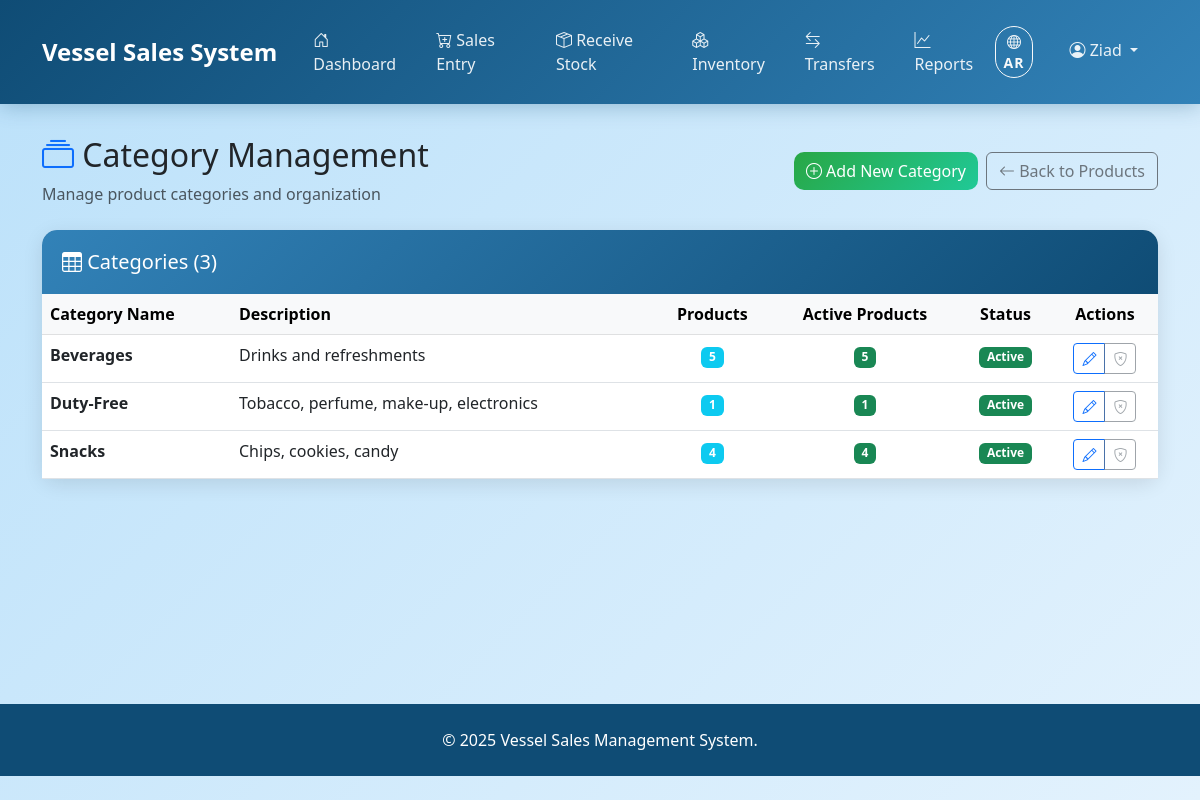
Before: /categories/manage/ (signed in) with the older database file.
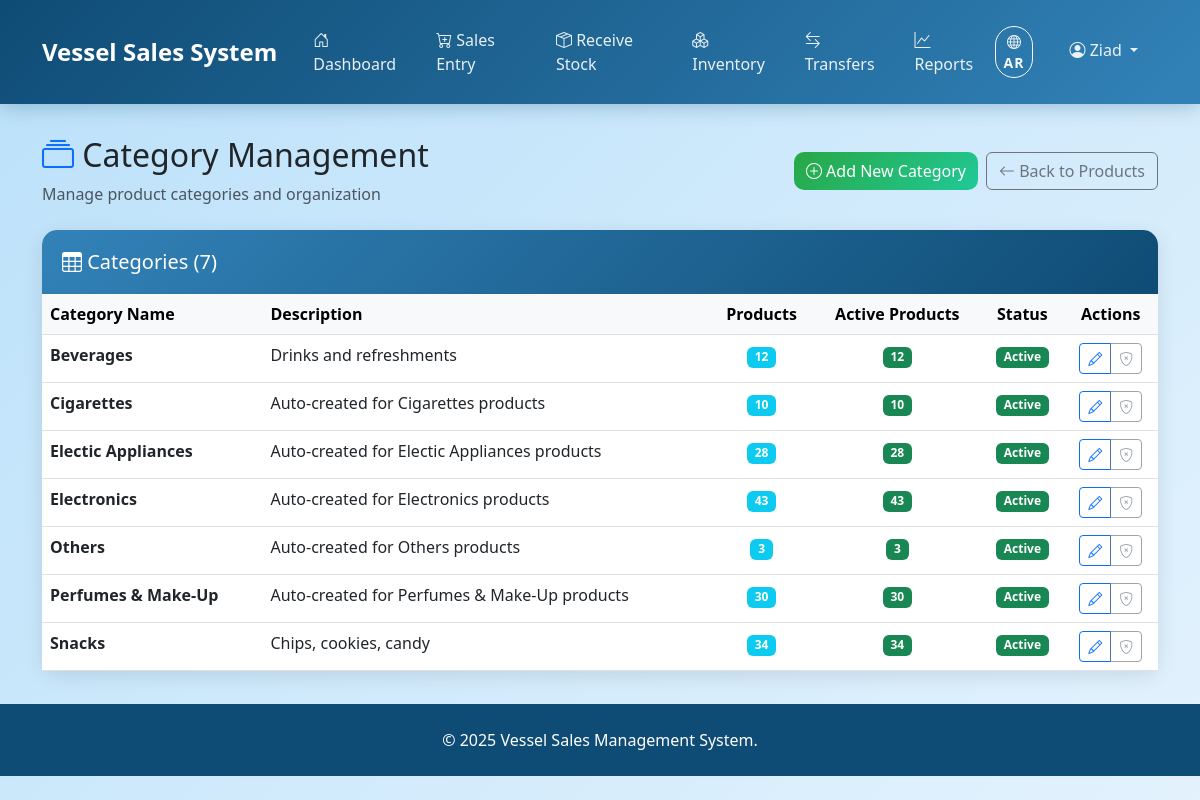
After: the same page with the newer database file.
### products/models.py (models this page shows, shortened)
class Category(models.Model):
    name = models.CharField(max_length=50, unique=True)
    description = models.TextField(blank=True)
    active = models.BooleanField(default=True)
    class Meta:
        ordering = ['name']
        verbose_name_plural = 'Categories'
        indexes = [
            models.Index(fields=['active'], name='category_active_idx'),
        ]

### frontend/category_views.py (the view)
# urls.py: path('categories/manage/', category_views.category_management, name='category_management'),
@login_required
@user_passes_test(is_admin_or_manager)
def category_management(request):
    categories = Category.objects.annotate(
        product_count=Count('product'),
        active_product_count=Count('product', filter=Q(product__active=True))
    ).order_by('name')
    context = {
        'categories': categories,
    }
    return render(request, 'frontend/category_management.html', context)

### frontend/context_processors.py (called while the page is built)
def language_context(request):
    current_language = request.session.get('preferred_language', 'en')
    is_rtl = current_language == 'ar'
    return {
        'CURRENT_LANGUAGE': current_language,
        'IS_RTL': is_rtl,
        'LANGUAGE_DIRECTION': 'rtl' if is_rtl else 'ltr',
        'AVAILABLE_LANGUAGES': [
            {'code': 'en', 'name': 'English', 'native': 'English'},
            {'code': 'ar', 'name': 'Arabic', 'native': 'العربية'},
        ]
    }

### frontend/permissions.py (called while the page is built, shortened)
def get_user_role(user):
    if not user.is_authenticated:
        return None
    if user.is_superuser:
        return UserRoles.SUPERUSER

def has_role(user, required_roles):
    if not user.is_authenticated:
        return False
    if user.is_superuser:
        return True
    if isinstance(required_roles, str):
        required_roles = [required_roles]
    user_groups = set(user.groups.values_list('name', flat=True))
    required_groups = set(required_roles)
    return bool(user_groups.intersection(required_groups))

def is_superuser_only(user):
    return user.is_authenticated and user.is_superuser

def is_admin_or_manager(user):
    return user.is_authenticated and (
        user.is_superuser or
        user.groups.filter(name__in=[UserRoles.ADMINISTRATORS, UserRoles.MANAGERS]).exists()
    )

def can_access_operations(user):
    return has_role(user, [
        UserRoles.ADMINISTRATORS,
        UserRoles.VESSEL_OPERATORS
    ])

def can_access_reports(user):
    return has_role(user, [
        UserRoles.ADMINISTRATORS,
        UserRoles.MANAGERS,
        UserRoles.INVENTORY_STAFF
    ])

def can_access_inventory(user):
    return user.is_authenticated  # All authenticated users can view inventory

def can_add_products(user):
    return has_role(user, [UserRoles.ADMINISTRATORS, UserRoles.MANAGERS])

def can_view_financials(user):
    return has_role(user, [UserRoles.ADMINISTRATORS, UserRoles.MANAGERS])

def can_edit_selling_prices(user):
    return has_role(user, [UserRoles.ADMINISTRATORS, UserRoles.MANAGERS])

def can_access_system_setup(user):
    return user.is_authenticated and user.is_superuser

### templates/frontend/category_management.html (shortened to what this page needs)
{% extends 'frontend/base.html' %}
{% block content %}
<div class="row mb-4">
    <div class="col-12">
        <div class="d-flex justify-content-between align-items-center">
            <div>
                <h2>
                    <i class="bi bi-collection text-primary"></i>
                    <span data-translate="category_management">Category Management</span>
                </h2>
                <p class="text-muted mb-0"><span data-translate="manage_product_categories">Manage product categories and organization</span></p>
            </div>
            <div class="d-flex gap-2">
                <button class="btn btn-success" onclick="showCreateCategoryModal()">
                    <i class="bi bi-plus-circle"></i> <span data-translate="add_new_category">Add New Category</span>
                </button>
                <a href="{% url 'frontend:product_management' %}" class="btn btn-outline-secondary">
                    <i class="bi bi-arrow-left"></i> <span data-translate="back_to_products">Back to Products</span>
                </a>
            </div>
        </div>
    </div>
</div>
<div class="row">
    <div class="col-12">
        <div class="card">
            <div class="card-header">
                <h5 class="mb-0">
                    <i class="bi bi-table"></i> <span data-translate="categories">Categories</span>
                    (<span data-number data-original="{{ categories|length }}">{{ categories|length }}</span>)
                </h5>
            </div>
            <div class="card-body p-0">
                <div class="table-responsive">
                    <table class="table table-hover mb-0">
                        <thead class="table-light">
                            <tr>
                                <th><span data-translate="category_name">Category Name</span></th>
                                <th><span data-translate="description">Description</span></th>
                                <th class="text-center"><span data-translate="products_count">Products</span></th>
                                <th class="text-center"><span data-translate="active_products">Active Products</span></th>
                                <th class="text-center"><span data-translate="status">Status</span></th>
                                <th class="text-center"><span data-translate="actions">Actions</span></th>
                            </tr>
                        </thead>
                        <tbody>
                            {% for category in categories %}
                            <tr>
                                <td>
                                    <strong>{{ category.name }}</strong>
                                </td>
                                <td>
                                    {% if category.description %}
                                        {{ category.description|truncatechars:50 }}
                                    {% else %}
                                        <span class="text-muted"><span data-translate="no_description">No description</span></span>
                                    {% endif %}
                                </td>
                                <td class="text-center">
                                    <span class="badge bg-info" data-number data-original="{{ category.product_count }}">{{ category.product_count }}</span>
                                </td>
                                <td class="text-center">
                                    <span class="badge bg-success" data-number data-original="{{ category.active_product_count }}">{{ category.active_product_count }}</span>
                                </td>
                                <td class="text-center">
                                    {% if category.active %}
                                    <span class="badge bg-success"><span data-translate="active">Active</span></span>
                                    {% else %}
                                    <span class="badge bg-secondary"><span data-translate="inactive">Inactive</span></span>
                                    {% endif %}
                                </td>
                                <td class="text-center">
                                    <div class="btn-group btn-group-sm">
                                        <button class="btn btn-outline-primary" onclick="editCategory({{ category.id }}, '{{ category.name|escapejs }}', '{{ category.description|escapejs }}', {{ category.active|yesno:'true,false' }})"
                                                data-translate-title="edit_category">
                                            <i class="bi bi-pencil"></i>
                                        </button>
                                        {% if category.product_count == 0 %}
                                        <button class="btn btn-outline-danger" onclick="deleteCategory({{ category.id }}, '{{ category.name|escapejs }}')"
                                                data-translate-title="delete_category">
                                            <i class="bi bi-trash"></i>
                                        </button>
                                        {% else %}
                                        <button class="btn btn-outline-secondary" disabled title="Cannot delete category with products">
                                            <i class="bi bi-shield-x"></i>
                                        </button>
                                        {% endif %}
                                    </div>
                                </td>
                            </tr>
                            {% endfor %}
                        </tbody>
                    </table>
                </div>
            </div>
        </div>
    </div>
</div>
{% endblock %}

### templates/frontend/base.html (shortened to what this page needs)
<!DOCTYPE html>
<html lang="{{ CURRENT_LANGUAGE }}" dir="{{ LANGUAGE_DIRECTION }}">
<head>
    <link href="https://cdn.jsdelivr.net/npm/bootstrap@5.3.0/dist/css/bootstrap.min.css" rel="stylesheet">
    <link href="https://cdn.jsdelivr.net/npm/bootstrap-icons@1.10.0/font/bootstrap-icons.css" rel="stylesheet">
    {% load static %}
    <link href="{% static 'frontend/css/core/variables.css' %}" rel="stylesheet">
    <link href="{% static 'frontend/css/core/base.css' %}" rel="stylesheet">
    <link href="{% static 'frontend/css/core/components.css' %}" rel="stylesheet">
    <link href="{% static 'frontend/css/layout/navigation.css' %}" rel="stylesheet">
    <link href="{% static 'frontend/css/responsive/mobile.css' %}" rel="stylesheet">
    <link href="{% static 'frontend/css/base_styles.css' %}" rel="stylesheet">
</head>
<body>
    <nav class="navbar navbar-expand-lg">
        <div class="container">
            <a class="navbar-brand" href="{% url 'frontend:dashboard' %}">
                 Vessel Sales System
            </a>
            <div class="collapse navbar-collapse" id="navbarNav">
                <ul class="navbar-nav" id="mainNavItems">
                    <li class="nav-item">
                        <a class="nav-link {% if request.resolver_match.url_name == 'dashboard' %}active{% endif %}"
                           href="{% url 'frontend:dashboard' %}">
                            <i class="bi bi-house-door"></i> <span data-translate="dashboard">Dashboard</span>
                        </a>
                    </li>
                    {% if user_permissions.can_access_operations %}
                    <li class="nav-item">
                        <a class="nav-link {% if request.resolver_match.url_name == 'sales_entry' %}active{% endif %}"
                           href="{% url 'frontend:sales_entry' %}">
                            <i class="bi bi-cart-plus"></i> <span data-translate="sales_entry">Sales Entry</span>
                        </a>
                    </li>
                    {% endif %}
                    {% if user_permissions.can_access_operations %}
                    <li class="nav-item">
                        <a class="nav-link {% if request.resolver_match.url_name == 'supply_entry' %}active{% endif %}"
                        href="{% url 'frontend:supply_entry' %}">
                            <i class="bi bi-box-seam"></i> <span data-translate="receive_stock">Receive Stock</span>
                        </a>
                    </li>
                    {% endif %}
                    {% if user_permissions.can_access_inventory %}
                    <li class="nav-item">
                        <a class="nav-link {% if request.resolver_match.url_name == 'inventory_check' %}active{% endif %}"
                           href="{% url 'frontend:inventory_check' %}">
                            <i class="bi bi-boxes"></i> <span data-translate="inventory">Inventory</span>
                        </a>
                    </li>
                    {% endif %}
                    {% if user_permissions.can_access_operations %}
                    <li class="nav-item">
                        <a class="nav-link {% if request.resolver_match.url_name == 'transfer_entry' %}active{% endif %}"
                           href="{% url 'frontend:transfer_entry' %}">
                            <i class="bi bi-arrow-left-right"></i> <span data-translate="transfers">Transfers</span>
                        </a>
                    </li>
                    {% endif %}
                    {% if user_permissions.can_access_reports %}
                    <li class="nav-item">
                        <a class="nav-link {% if 'reports' in request.resolver_match.url_name %}active{% endif %}"
                           href="{% url 'frontend:reports_dashboard' %}">
                            <i class="bi bi-graph-up"></i> <span data-translate="reports">Reports</span>
                        </a>
                    </li>
                    {% endif %}
                </ul>
                <ul class="navbar-nav" id="userNavItems">
                    <li class="nav-item">
                        <button class="btn btn-outline-light btn-sm me-3" id="languageToggle" onclick="toggleLanguage()">
                            <i class="bi bi-globe"></i>
                            <span id="currentLangText">AR</span>
                        </button>
                    </li>
                    <li class="nav-item dropdown">
                        <a class="nav-link dropdown-toggle" href="#" id="navbarDropdown" role="button" data-bs-toggle="dropdown">
                            <i class="bi bi-person-circle"></i> {{ user.username }}
                        </a>
                    </li>
                </ul>
            </div>
        </div>
    </nav>
    <div class="main-content">
        <div class="container">
            {% block content %}{% endblock %}
        </div>
    </div>
    <footer class="footer">
        <div class="container">
            <p class="mb-0">&copy; 2025 Vessel Sales Management System.</p>
        </div>
    </footer>
</body>
</html>

### frontend/static/frontend/css/core/variables.css (style rules this page uses)
:root { --primary-blue: #0f4c75; --secondary-blue: #3282b8; --accent-blue: #bbe1fa; --success-green: #28a745; --warning-orange: #fd7e14; --danger-red: #dc3545; --light-gray: #f8f9fa; --dark-gray: #6c757d; }

### frontend/static/frontend/css/core/base.css (style rules this page uses)
body { font-family: 'Segoe UI', Tahoma, Geneva, Verdana, sans-serif; background: linear-gradient(135deg, var(--accent-blue) 0%, #e3f2fd 100%); min-height: 100vh; }
.main-content { padding: 2rem 0; min-height: calc(100vh - 200px); }
.footer { background: var(--primary-blue); color: white; text-align: center; padding: 1.5rem 0; margin-top: auto; }

### frontend/static/frontend/css/core/components.css (style rules this page uses)
.card { border: none; border-radius: 15px; box-shadow: 0 5px 20px rgba(0, 0, 0, 0.1); transition: all 0.3s ease; background: white; }
.card-header { border-radius: 15px 15px 0 0 !important; background: linear-gradient(135deg, var(--secondary-blue) 0%, var(--primary-blue) 100%); color: white; border: none; padding: 1.25rem; }
.btn-success { background: linear-gradient(135deg, var(--success-green) 0%, #20c997 100%); border: none; border-radius: 10px; transition: all 0.3s ease; }

### frontend/static/frontend/css/layout/navigation.css (style rules this page uses)
.navbar { background: linear-gradient(135deg, var(--primary-blue) 0%, var(--secondary-blue) 100%); box-shadow: 0 2px 20px rgba(15, 76, 117, 0.3); padding: 1rem 0; }
.navbar-brand { font-weight: bold; font-size: 1.5rem; color: white !important; }
.nav-link { color: rgba(255, 255, 255, 0.9) !important; font-weight: 500; padding: 0.75rem 1rem !important; border-radius: 8px; margin: 0 0.25rem; transition: all 0.3s ease; }
#languageToggle { border-radius: 20px; transition: all 0.3s ease; font-weight: 500; }
#currentLangText { font-weight: bold; letter-spacing: 1px; }

### frontend/static/frontend/css/base_styles.css (style rules this page uses)
.table-responsive { z-index: 1010; }
.table-hover tbody tr { cursor: pointer; transition: all 0.2s ease; }

Changed rows visible on the page:
removed Category: name "Duty-Free", description "Tobacco, perfume, make-up, electronics", product_count "1", active_product_count "1", active "Active"
computed for Category "Beverages": product_count "5" → "12"; active_product_count "5" → "12"
added Category: name "Cigarettes", description "Auto-created for Cigarettes products", product_count "10", active_product_count "10", active "Active"
added Category: name "Electic Appliances", description "Auto-created for Electic Appliances products", product_count "28", active_product_count "28", active "Active"
added Category: name "Electronics", description "Auto-created for Electronics products", product_count "43", active_product_count "43", active "Active"
added Category: name "Others", description "Auto-created for Others products", product_count "3", active_product_count "3", active "Active"
added Category: name "Perfumes & Make-Up", description "Auto-created for Perfumes & Make-Up products", product_count "30", active_product_count "30", active "Active"
computed for Category "Snacks": product_count "4" → "34"; active_product_count "4" → "34"
Other visible differences:
{{ categories|length }}: "3" → "7"
